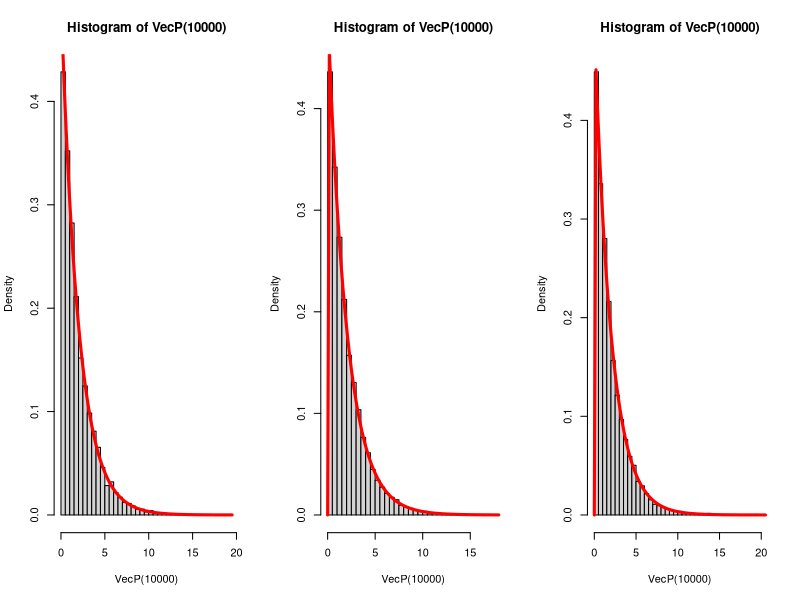

R code for this plot:
#bai1
mu = 0
sigma=1
rnorm(1,mu,sigma)
P=function()
{
  a1=rnorm(1,mu,sigma)
  a2=rnorm(1,mu,sigma)
  b=a1^2 + a2^2
}
VecP=function(n) replicate(n,P())
VecP(10)
draw=function(n)
{
  hist(VecP(10000),freq = 0,breaks = 40)
  curve(dchisq(x,2),col="red",lty=1,lwd=3,add = TRUE)
}
par(mfrow=c(1,3))
draw(100)
draw(1000)
draw(10000)

x=rnorm(10,2,2)
(10-1)*var(x)/2^2




